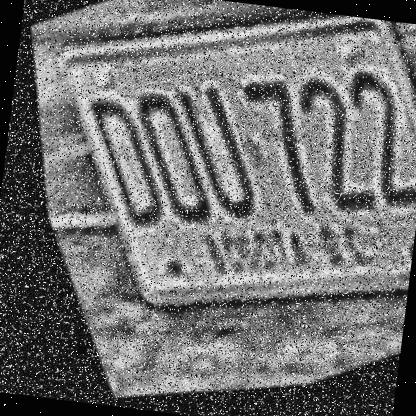
#> input picture data/dataset/train/images/080f9018-a9e4-4a73-bba2-9ecff4f3d47e_png_jpg.rf.99vzcafCTmXpz24De0cG.jpg, 416 x 416 px, found by its file name
$ python semana02_fundamentos.py
#> lines starting #> are read from the running program, lines starting #| are printed output that depends on the picture
import os
import cv2
import numpy as np
from sklearn.model_selection import train_test_split
from sklearn.pipeline import make_pipeline
from sklearn.preprocessing import StandardScaler
from sklearn.linear_model import LogisticRegression
from sklearn.metrics import accuracy_score, confusion_matrix
from pathlib import Path

RANDOM_STATE = 42
IMAGEN_SIZE = (64, 64)

# Rutas
DATASET_PATH = Path("data/dataset")
TRAIN_IMAGES = DATASET_PATH / "train" / "images"
TRAIN_LABELS = DATASET_PATH / "train" / "labels"

# Cargar imágenes y etiquetas
def load_data(images_dir, labels_dir):
#> called with images_dir = 'data/dataset/train/images', labels_dir = 'data/dataset/train/labels'
    X = []
    y = []

    for img_file in os.listdir(images_dir):
        if not img_file.endswith(('.jpg', '.png')):
            continue

        # Cargar imagen
        img_path = os.path.join(images_dir, img_file)
        img = cv2.imread(img_path, cv2.IMREAD_GRAYSCALE)
#> img is the input picture: shape (416, 416); min 0, max 255, mean 111.6
        if img is None:
            continue

        # Resize
        img = cv2.resize(img, IMAGEN_SIZE)
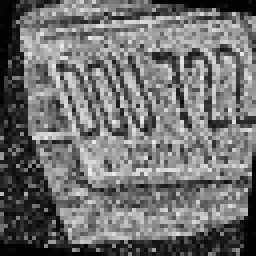
#> img: shape (64, 64) (shown 4 times larger); min 0, max 234, mean 112
        X.append(img.flatten())  # Aplanar a vector

        # Cargar etiqueta (primera clase de la anotación)
        label_file = img_file.rsplit('.', 1)[0] + '.txt'
        label_path = os.path.join(labels_dir, label_file)

        if os.path.exists(label_path):
            with open(label_path, 'r') as f:
                lines = f.readlines()
                if lines:
                    clase = int(lines[0].split()[0])  # Primera clase
                    y.append(clase)
                else:
                    continue
        else:
            continue

    return np.array(X), np.array(y)

print("Cargando datos...")
X, y = load_data(str(TRAIN_IMAGES), str(TRAIN_LABELS))
#> y = empty array

print(f"Imágenes cargadas: {len(X)}")
#| Imágenes cargadas: 1
print(f"Clases únicas: {np.unique(y)}")
#| Clases únicas: []

# Split
#> (the run stopped early here; a loop or call above may not have finished)
